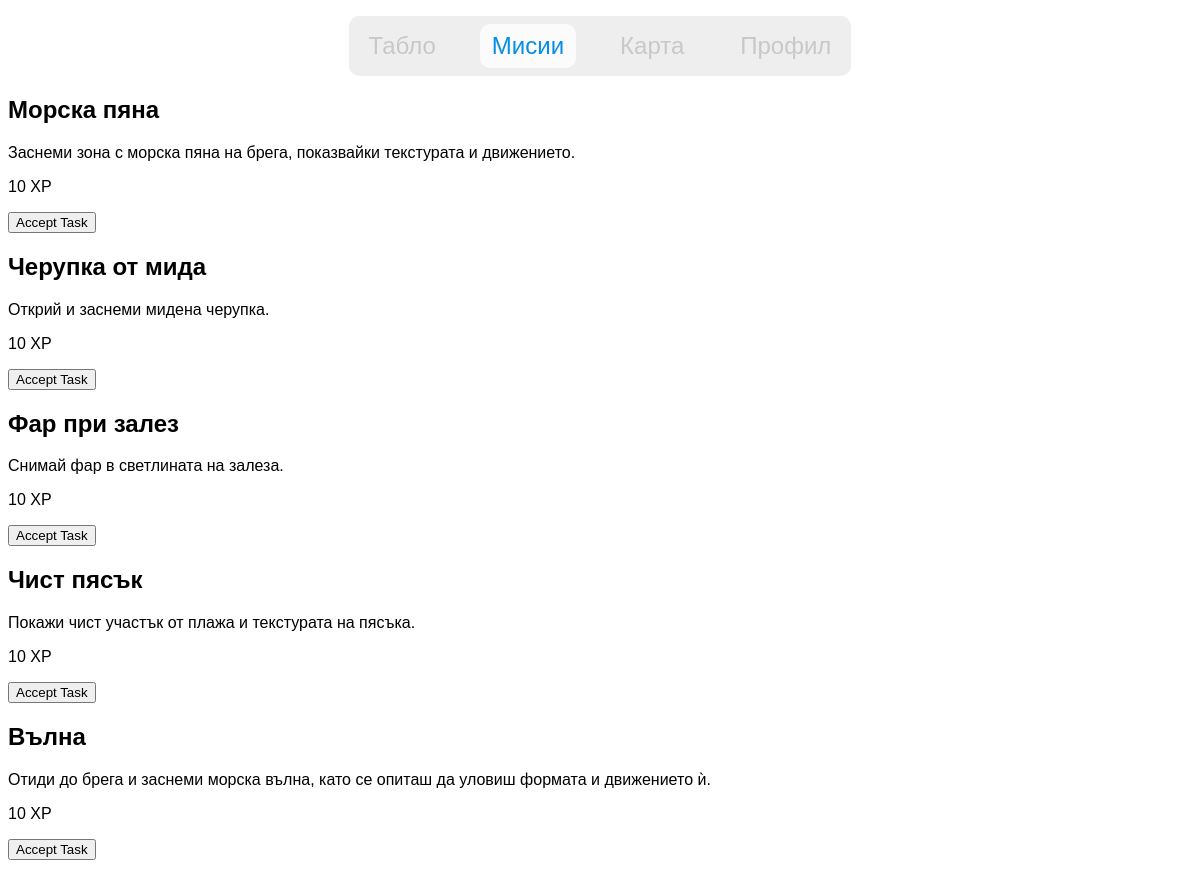
/tasks/ (signed in), run on an earlier commit of the app's database.
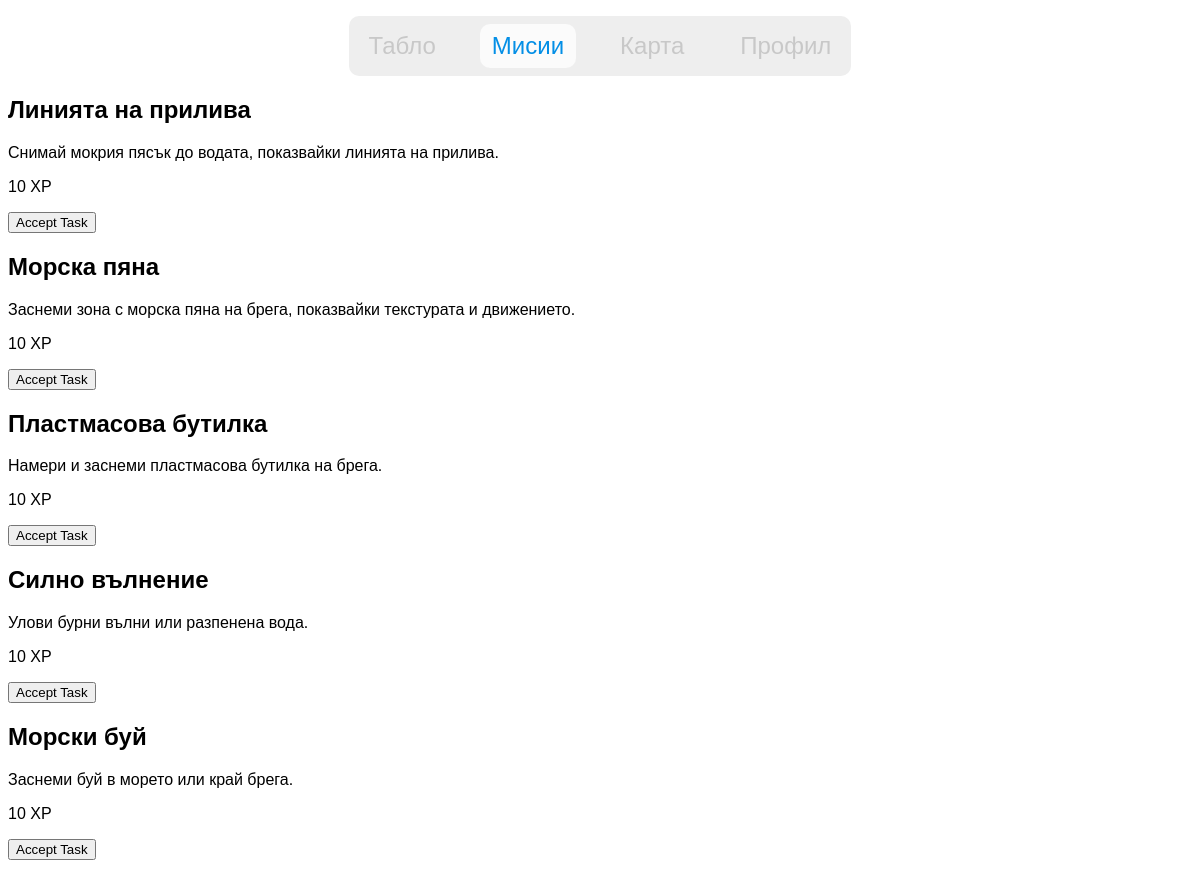
And on a later commit of the database.
### beaches/models.py (models this page shows, shortened)
class Task(models.Model):
    DIFFICULTY_CHOICES = [
        ('easy', 'Easy'),
        ('medium', 'Medium'),
        ('hard', 'Hard'),
    ]
    CATEGORY_CHOICES = [
        ('clean', 'Погрижи се природата'),
        ('photo', 'Снимай'),
        ('observe', 'Научи за фауната'),
    ]
    title = models.CharField(max_length=200, default="Task")
    description = models.TextField(max_length=100, null=True)
    user_desc = models.TextField(max_length=1000, null=True)
    difficulty = models.CharField(max_length=10, choices=DIFFICULTY_CHOICES, default="easy")
    category = models.CharField(max_length=20, choices=CATEGORY_CHOICES, default="photo")
    date_assigned = models.DateField(null=True, blank=True)
    reward = models.PositiveIntegerField(default=10)
    is_daily = models.BooleanField(default=False)

### beaches/views.py (the view)
# urls.py: path("tasks/", views.tasks_view, name="tasks"),
@login_required
def tasks_view(request):
    profile = models.UserProfile.objects.get(user=request.user)
    all_tasks = models.Task.objects.all()
    accepted_tasks = models.AcceptedTask.objects.filter(
        user_profile=profile, status='accepted'
    )
    completed_tasks = models.AcceptedTask.objects.filter(
        user_profile=profile, status='completed'
    )
    context = {
        "tasks": all_tasks,
        "accepted_ids": list(accepted_tasks.values_list("task_id", flat=True)),
        "completed_ids": list(completed_tasks.values_list("task_id", flat=True)),
    }
    return render(request, "app/gamification/tasks.html", context)

### beaches/templates/app/gamification/tasks.html (shortened to what this page needs)
{% load static %}
{% load widget_tweaks %}
<!DOCTYPE html>
<html lang="en">
<head>
    <link rel="stylesheet" href="{% static 'alert.css' %}">
    <link rel="stylesheet" href="{% static 'nav.css' %}">
    <link rel="stylesheet" href="{% static 'tasks.css' %}">
    <link rel="stylesheet" href="https://cdn.jsdelivr.net/npm/bootstrap-icons@1.13.1/font/bootstrap-icons.min.css">
</head>
<body>
    {% include 'app/components/navbar.html' %}
    {% for task in tasks %} <div>
            <h2>{{ task.title }}</h2>
            <p>{{ task.user_desc }}</p>
            <p>{{ task.reward }} XP</p>
            {% if task.id in completed_ids %}
                <p class="text-green"><i class="bi bi-check-lg"></i> Изпълнено</p>
            {% else %}
                <form action="{% url 'accept_task' task.id %}" method="POST" class="mt-3">
                    <button class="bg-green-500 text-white px-4 py-2 rounded-md">Accept Task</button>
                </form>
            {% endif %}
        </div>
    {% empty %}
        <p>Нямате мисии...</p>
    {% endfor %}
</body>
</html>

### beaches/templates/app/components/navbar.html (shortened to what this page needs)
{% load static %}
<link rel="stylesheet" href="{% static 'nav.css' %}">
<nav>
    <ul>
        <li id="nav-dashboard active"><a href="{% url 'dashboard' %}"><span class="nav-text">Табло</span></a></li>
        <li id="nav-missions"><a href="{% url 'tasks' %}"><span class="nav-text">Мисии</span></a></li>
        <li id="nav-map"><a href="{% url 'map' %}"><span class="nav-text">Карта</span></a></li>
        <li id="nav-account"><a href="{% url 'account' %}"><span class="nav-text">Профил</span></a></li>
    </ul>
    <div class="nav-indicator"></div>
</nav>

### static/nav.css (style rules this page uses)
body { font-family: "Onest", sans-serif; padding-bottom: 60px; }
nav { background-color: #EEEEEE; border-radius: 10px; padding: 8px; width: fit-content; display: flex; justify-content: center; position: relative; overflow: hidden; margin: 16px auto; z-index: 990; }
nav ul { display: flex; gap: 32px; list-style: none; font-size: 24px; color: #C8C8C8; justify-content: space-evenly; margin: 0; padding: 0; width: 100%; align-items: center; }
nav ul li { position: relative; z-index: 1; cursor: pointer; }
nav ul li a { display: flex; align-items: center; gap: 8px; padding: 8px 12px; border-radius: 10px; text-decoration: none; color: inherit; z-index: 2; position: relative; transition: color 0.3s ease; }
nav ul li.active a, nav ul li.active a .nav-text { color: #048FE6; }
.nav-indicator { position: absolute; background-color: #FBFBFB; border-radius: 10px; z-index: 0; left: 0; top: 0; transition: left 0.28s cubic-bezier(.2,.9,.3,1), top 0.28s cubic-bezier(.2,.9,.3,1), width 0.28s cubic-bezier(.2,.9,.3,1), height 0.28s cubic-bezier(.2,.9,.3,1); pointer-events: none; }

What changed in the data, as far as the page shows it:
removed Task: title "Черупка от мида", user_desc "Открий и заснеми мидена черупка.", reward "10", shows "Accept Task"
removed Task: title "Фар при залез", user_desc "Снимай фар в светлината на залеза.", reward "10", shows "Accept Task"
removed Task: title "Чист пясък", user_desc "Покажи чист участък от плажа и текстурата на пясъка.", reward "10", shows "Accept Task"
removed Task: title "Вълна", user_desc "Отиди до брега и заснеми морска вълна, като се опиташ да уловиш формата и движението ѝ.", reward "10", shows "Accept Task"
added Task: title "Линията на прилива", user_desc "Снимай мокрия пясък до водата, показвайки линията на прилива.", reward "10", shows "Accept Task"
added Task: title "Пластмасова бутилка", user_desc "Намери и заснеми пластмасова бутилка на брега.", reward "10", shows "Accept Task"
added Task: title "Силно вълнение", user_desc "Улови бурни вълни или разпенена вода.", reward "10", shows "Accept Task"
added Task: title "Морски буй", user_desc "Заснеми буй в морето или край брега.", reward "10", shows "Accept Task"
